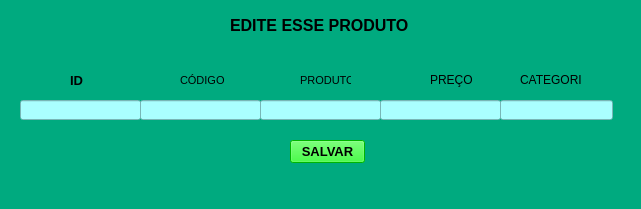
<?xml version="1.0" encoding="UTF-8"?>
<ui version="4.0">
 <class>MainWindow</class>
 <widget class="QMainWindow" name="MainWindow">
  <property name="geometry">
   <rect>
    <x>0</x>
    <y>0</y>
    <width>641</width>
    <height>209</height>
   </rect>
  </property>
  <property name="windowTitle">
   <string>MainWindow</string>
  </property>
  <property name="styleSheet">
   <string notr="true">background-color: rgb(0, 85, 127);
background-color: rgb(0, 170, 127);</string>
  </property>
  <widget class="QWidget" name="centralwidget">
   <widget class="QLabel" name="label">
    <property name="geometry">
     <rect>
      <x>230</x>
      <y>10</y>
      <width>191</width>
      <height>31</height>
     </rect>
    </property>
    <property name="font">
     <font>
      <pointsize>12</pointsize>
      <weight>75</weight>
      <bold>true</bold>
     </font>
    </property>
    <property name="styleSheet">
     <string notr="true">alternate-background-color: rgb(0, 0, 127);</string>
    </property>
    <property name="text">
     <string>EDITE ESSE PRODUTO</string>
    </property>
   </widget>
   <widget class="QLabel" name="label_2">
    <property name="geometry">
     <rect>
      <x>-140</x>
      <y>70</y>
      <width>171</width>
      <height>20</height>
     </rect>
    </property>
    <property name="text">
     <string/>
    </property>
   </widget>
   <widget class="QLabel" name="label_3">
    <property name="geometry">
     <rect>
      <x>70</x>
      <y>70</y>
      <width>31</width>
      <height>21</height>
     </rect>
    </property>
    <property name="font">
     <font>
      <pointsize>10</pointsize>
      <weight>75</weight>
      <bold>true</bold>
     </font>
    </property>
    <property name="text">
     <string>ID</string>
    </property>
   </widget>
   <widget class="QLineEdit" name="lineEdit">
    <property name="geometry">
     <rect>
      <x>20</x>
      <y>100</y>
      <width>121</width>
      <height>20</height>
     </rect>
    </property>
    <property name="styleSheet">
     <string notr="true">background-color: rgb(170, 255, 255);</string>
    </property>
   </widget>
   <widget class="QLineEdit" name="lineEdit_2">
    <property name="geometry">
     <rect>
      <x>140</x>
      <y>100</y>
      <width>121</width>
      <height>20</height>
     </rect>
    </property>
    <property name="styleSheet">
     <string notr="true">background-color: rgb(170, 255, 255);</string>
    </property>
   </widget>
   <widget class="QLineEdit" name="lineEdit_3">
    <property name="geometry">
     <rect>
      <x>260</x>
      <y>100</y>
      <width>121</width>
      <height>20</height>
     </rect>
    </property>
    <property name="styleSheet">
     <string notr="true">background-color: rgb(170, 255, 255);</string>
    </property>
   </widget>
   <widget class="QLineEdit" name="lineEdit_4">
    <property name="geometry">
     <rect>
      <x>380</x>
      <y>100</y>
      <width>121</width>
      <height>20</height>
     </rect>
    </property>
    <property name="styleSheet">
     <string notr="true">background-color: rgb(170, 255, 255);</string>
    </property>
   </widget>
   <widget class="QLineEdit" name="lineEdit_5">
    <property name="geometry">
     <rect>
      <x>500</x>
      <y>100</y>
      <width>113</width>
      <height>20</height>
     </rect>
    </property>
    <property name="styleSheet">
     <string notr="true">background-color: rgb(170, 255, 255);</string>
    </property>
   </widget>
   <widget class="QLabel" name="label_4">
    <property name="geometry">
     <rect>
      <x>180</x>
      <y>70</y>
      <width>61</width>
      <height>20</height>
     </rect>
    </property>
    <property name="font">
     <font>
      <pointsize>8</pointsize>
      <weight>50</weight>
      <bold>false</bold>
     </font>
    </property>
    <property name="text">
     <string>CÓDIGO</string>
    </property>
   </widget>
   <widget class="QLabel" name="label_5">
    <property name="geometry">
     <rect>
      <x>300</x>
      <y>70</y>
      <width>51</width>
      <height>21</height>
     </rect>
    </property>
    <property name="font">
     <font>
      <pointsize>8</pointsize>
     </font>
    </property>
    <property name="text">
     <string>PRODUTO</string>
    </property>
   </widget>
   <widget class="QLabel" name="label_6">
    <property name="geometry">
     <rect>
      <x>430</x>
      <y>70</y>
      <width>47</width>
      <height>20</height>
     </rect>
    </property>
    <property name="text">
     <string>PREÇO</string>
    </property>
   </widget>
   <widget class="QLabel" name="label_7">
    <property name="geometry">
     <rect>
      <x>520</x>
      <y>70</y>
      <width>61</width>
      <height>20</height>
     </rect>
    </property>
    <property name="text">
     <string>CATEGORIA</string>
    </property>
   </widget>
   <widget class="QPushButton" name="pushButton">
    <property name="geometry">
     <rect>
      <x>290</x>
      <y>140</y>
      <width>75</width>
      <height>23</height>
     </rect>
    </property>
    <property name="font">
     <font>
      <pointsize>10</pointsize>
      <weight>75</weight>
      <bold>true</bold>
     </font>
    </property>
    <property name="styleSheet">
     <string notr="true">background-color: rgb(0, 255, 0);</string>
    </property>
    <property name="text">
     <string>SALVAR</string>
    </property>
   </widget>
  </widget>
  <widget class="QMenuBar" name="menubar">
   <property name="geometry">
    <rect>
     <x>0</x>
     <y>0</y>
     <width>641</width>
     <height>21</height>
    </rect>
   </property>
  </widget>
  <widget class="QStatusBar" name="statusbar"/>
 </widget>
 <resources/>
 <connections/>
</ui>
